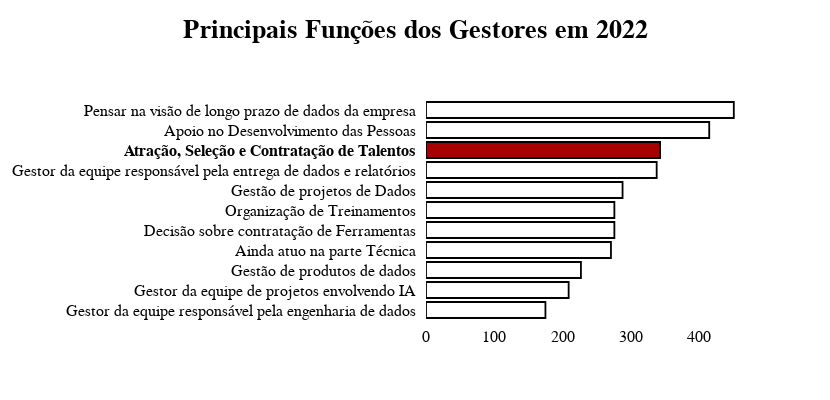

The notebook cell this image was saved under:
### Code cell
# selecionando as colunas que serão usadas
df_gestor = df[["id", "gestor","visao", "treinamento", "rh", "ferramentas", "data_lake", "gestor_equipe", "gestor_ia", "parte_tecnica", "gestor_etapa",  "gestor_produto", "desenvolvimento"]]

# Filtrando por apenas gestores e excluindo os arquivos nulos
df_gestor = df_gestor[df_gestor['gestor'] == True]
df_gestor = df_gestor.dropna()

# Configuração das cores e das hachuras
colors = [branco] * 11
colors[8] = vermelho
hachura = ['/'] * 11
hachura[8] = ''

# Criando Gráfico de Barras
fig = go.Figure([go.Bar(

    # informações do eixo y
    y=['Gestor da equipe responsável pela engenharia de dados ', 'Gestor da equipe de projetos envolvendo IA ', 'Gestão de produtos de dados ',
        'Ainda atuo na parte Técnica ', 'Decisão sobre contratação de Ferramentas ', 'Organização de Treinamentos ',
        'Gestão de projetos de Dados ', 'Gestor da equipe responsável pela entrega de dados e relatórios ',
        '<b>Atração, Seleção e Contratação de Talentos</b> ',
        'Apoio no Desenvolvimento das Pessoas ', 'Pensar na visão de longo prazo de dados da empresa '],

    # informações do eixo x
    x=[df_gestor['data_lake'].sum(), df_gestor['gestor_ia'].sum(), df_gestor['gestor_produto'].sum(),
        df_gestor['parte_tecnica'].sum(), df_gestor['ferramentas'].sum(), df_gestor['treinamento'].sum(),
        df_gestor['gestor_etapa'].sum(), df_gestor['gestor_equipe'].sum(), df_gestor['rh'].sum(),
        df_gestor['desenvolvimento'].sum(), df_gestor['visao'].sum()],

    # hachura, cores, borda e orientação do gráfico
    # marker_pattern_shape=hachura,
    marker_color=colors,
    marker_line=dict(width=1.8, color='black'),
    orientation='h'
    )])

# informações de tamanho e fonte
fig.update_layout(
    title={
    'text': "<b>Principais Funções dos Gestores em 2022</b>",
    'font' : dict(size=26, color='black', family='Nunito'),
    'y':0.95,
    'x':0.5},
    height=400, width=830,
    font_family='Nunito',
    font_color='black',
    font_size=16,
    plot_bgcolor='white',
    margin = {'pad': 5}
    
)

fig.show(config = {'displayModeBar': False})

### Figure 1 — Plotly figure (JSON) as saved in the notebook; plotly's stock layout.template omitted (floating-point values rounded to 4 significant figures)
{"data": [{"marker": {"color": ["#FFFFFF", "#FFFFFF", "#FFFFFF", "#FFFFFF", "#FFFFFF", "#FFFFFF", "#FFFFFF", "#FFFFFF", "#A80000", "#FFFFFF", "#FFFFFF"], "line": {"color": "black", "width": 1.8}}, "orientation": "h", "type": "bar", "x": [175, 209, 227, 271, 276, 276, 288, 338, 343, 415, 451], "y": ["Gestor da equipe responsável pela engenharia de dados ", "Gestor da equipe de projetos envolvendo IA ", "Gestão de produtos de dados ", "Ainda atuo na parte Técnica ", "Decisão sobre contratação de Ferramentas ", "Organização de Treinamentos ", "Gestão de projetos de Dados ", "Gestor da equipe responsável pela entrega de dados e relatórios ", "<b>Atração, Seleção e Contratação de Talentos</b> ", "Apoio no Desenvolvimento das Pessoas ", "Pensar na visão de longo prazo de dados da empresa "]}], "layout": {"font": {"color": "black", "family": "Nunito", "size": 16}, "height": 400, "margin": {"pad": 5}, "plot_bgcolor": "white", "title": {"font": {"color": "black", "family": "Nunito", "size": 26}, "text": "<b>Principais Funções dos Gestores em 2022</b>", "x": 0.5, "y": 0.95}, "width": 830}}
